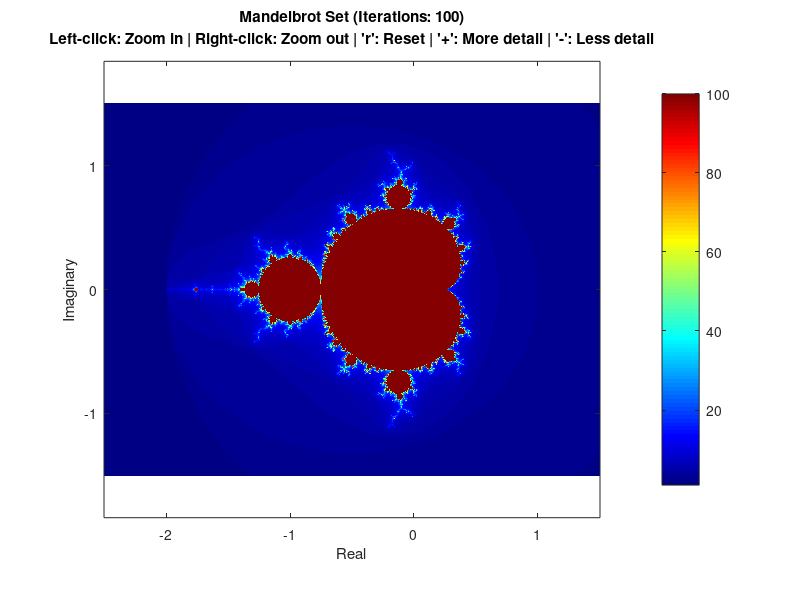

MATLAB code to generate this figure:
#!/usr/bin/octave -qf
% Interactive Fractal Explorer - Mandelbrot Set
% Click to zoom in, right-click to zoom out, press 'r' to reset

function fractal_explorer()
    % Initial parameters
    global xmin xmax ymin ymax max_iter;
    xmin = -2.5;
    xmax = 1.5;
    ymin = -1.5;
    ymax = 1.5;
    max_iter = 100;

    % Create figure
    fig = figure('Name', 'Interactive Fractal Explorer', ...
                 'NumberTitle', 'off', ...
                 'Position', [100, 100, 800, 700]);

    % Draw initial fractal
    draw_mandelbrot();

    % Add instructions
    title(sprintf(['Mandelbrot Set (Iterations: %d)\n' ...
           'Left-click: Zoom in | Right-click: Zoom out | ''r'': Reset | ''+'': More detail | ''-'': Less detail'], max_iter));

    % Set up callbacks
    set(fig, 'WindowButtonDownFcn', @mouse_click);
    set(fig, 'KeyPressFcn', @key_press);

    disp('Interactive Fractal Explorer');
    disp('===========================');
    disp('Left-click: Zoom in at point');
    disp('Right-click: Zoom out');
    disp('Press ''r'': Reset view');
    disp('Press ''+'': Increase iterations (more detail)');
    disp('Press ''-'': Decrease iterations (faster)');
    disp('Press ''q'': Quit');
    disp(' ');
    disp('Window is open. Close the figure window or press ''q'' to exit.');

    % Keep the figure open
    waitfor(fig);
    disp('Fractal explorer closed.');
end

function draw_mandelbrot()
    global xmin xmax ymin ymax max_iter;

    % Resolution
    width = 800;
    height = 600;

    % Create coordinate arrays
    x = linspace(xmin, xmax, width);
    y = linspace(ymin, ymax, height);
    [X, Y] = meshgrid(x, y);
    C = X + 1i*Y;

    % Calculate Mandelbrot set
    Z = zeros(size(C));
    M = zeros(size(C));

    for k = 1:max_iter
        % Calculate next iteration
        mask = abs(Z) <= 2;
        Z(mask) = Z(mask).^2 + C(mask);
        M(mask) = k;
    end

    % Create colorful visualization
    imagesc([xmin xmax], [ymin ymax], M);
    set(gca, 'YDir', 'normal');
    axis equal tight;

    % Use colormap
    colormap(jet(max_iter));
    colorbar;

    xlabel('Real');
    ylabel('Imaginary');
    title(sprintf(['Mandelbrot Set (Iterations: %d)\n' ...
           'Left-click: Zoom in | Right-click: Zoom out | ''r'': Reset | ''+'': More detail | ''-'': Less detail'], max_iter));
end

function mouse_click(src, event)
    global xmin xmax ymin ymax;

    % Get click position
    point = get(gca, 'CurrentPoint');
    x_click = point(1,1);
    y_click = point(1,2);

    % Get button type (1=left, 3=right)
    button = get(gcf, 'SelectionType');

    if strcmp(button, 'normal')  % Left click - zoom in
        zoom_factor = 0.5;
        disp(sprintf('Zooming in at (%.4f, %.4f)', x_click, y_click));
    elseif strcmp(button, 'alt')  % Right click - zoom out
        zoom_factor = 2.0;
        disp(sprintf('Zooming out at (%.4f, %.4f)', x_click, y_click));
    else
        return;
    end

    % Calculate new bounds
    x_range = (xmax - xmin) * zoom_factor / 2;
    y_range = (ymax - ymin) * zoom_factor / 2;

    xmin = x_click - x_range;
    xmax = x_click + x_range;
    ymin = y_click - y_range;
    ymax = y_click + y_range;

    % Redraw
    draw_mandelbrot();
end

function key_press(src, event)
    global xmin xmax ymin ymax max_iter;

    key = event.Character;

    if key == 'r'  % Reset
        xmin = -2.5;
        xmax = 1.5;
        ymin = -1.5;
        ymax = 1.5;
        max_iter = 100;
        disp('Reset to initial view');
        draw_mandelbrot();

    elseif key == '+'  % Increase iterations
        max_iter = min(max_iter + 50, 1000);
        disp(sprintf('Increased iterations to %d', max_iter));
        draw_mandelbrot();

    elseif key == '-'  % Decrease iterations
        max_iter = max(max_iter - 50, 50);
        disp(sprintf('Decreased iterations to %d', max_iter));
        draw_mandelbrot();

    elseif key == 'q'  % Quit
        disp('Closing fractal explorer...');
        close(gcf);
    end
end

% Run the explorer
fractal_explorer();
